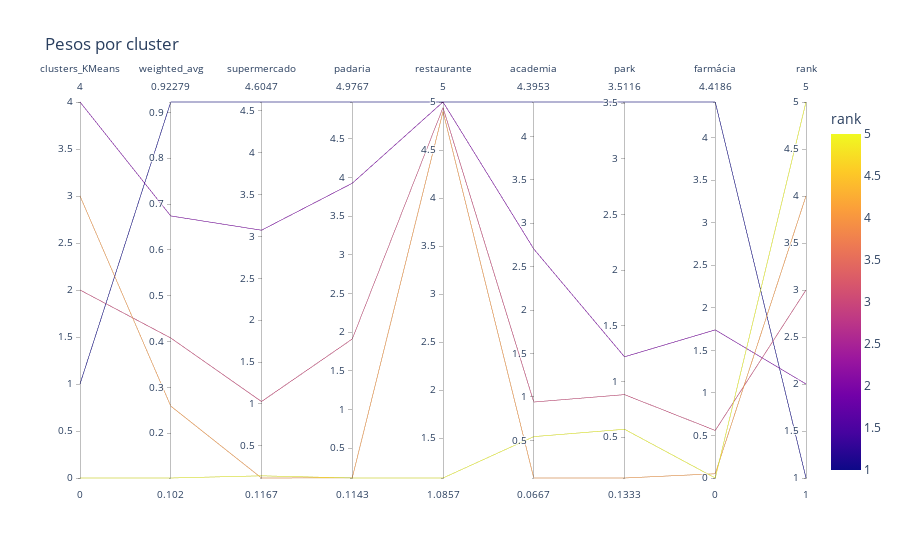

Write notebook code for a chart like this one.
### Markdown cell above
## Gráfico de coordenadas paralelas por cluster

### Code cell
import plotly.express as px



parallel_means = df_hex_select[[
              "weighted_avg","clusters_KMeans"
               ]+cluster_variables].groupby('clusters_KMeans',as_index=False).mean()

parallel_means = parallel_means.sort_values('weighted_avg',ascending=False).reset_index(drop=True)
parallel_means['rank'] = parallel_means.index + 1
parallel_means['rank_str'] = parallel_means['rank'].astype(str)
parallel_means.columns = [col.replace("_aj","") for col in parallel_means.columns]
px.parallel_coordinates(parallel_means, color='rank',title="Pesos por cluster").show()

### Figure 1 — Plotly figure (JSON) as saved in the notebook; plotly's stock layout.template omitted (floating-point values rounded to 4 significant figures)
{"data": [{"dimensions": [{"label": "clusters_KMeans", "values": [1, 4, 2, 3, 0]}, {"label": "weighted_avg", "values": [0.9228, 0.6741, 0.4076, 0.259, 0.102]}, {"label": "supermercado", "values": [4.605, 3.074, 1.029, 0.1167, 0.1429]}, {"label": "padaria", "values": [4.977, 3.926, 1.912, 0.1167, 0.1143]}, {"label": "restaurante", "values": [5, 5, 4.941, 4.9, 1.086]}, {"label": "academia", "values": [4.395, 2.704, 0.9412, 0.06667, 0.5429]}, {"label": "park", "values": [3.512, 1.222, 0.8824, 0.1333, 0.5714]}, {"label": "farmácia", "values": [4.419, 1.741, 0.5588, 0.05, 0]}, {"label": "rank", "values": [1, 2, 3, 4, 5]}], "domain": {"x": [0, 1], "y": [0, 1]}, "line": {"color": [1, 2, 3, 4, 5], "coloraxis": "coloraxis"}, "name": "", "type": "parcoords"}], "layout": {"coloraxis": {"colorbar": {"title": {"text": "rank"}}, "colorscale": [[0, "#0d0887"], [0.1111, "#46039f"], [0.2222, "#7201a8"], [0.3333, "#9c179e"], [0.4444, "#bd3786"], [0.5556, "#d8576b"], [0.6667, "#ed7953"], [0.7778, "#fb9f3a"], [0.8889, "#fdca26"], [1, "#f0f921"]]}, "legend": {"tracegroupgap": 0}, "title": {"text": "Pesos por cluster"}}}
